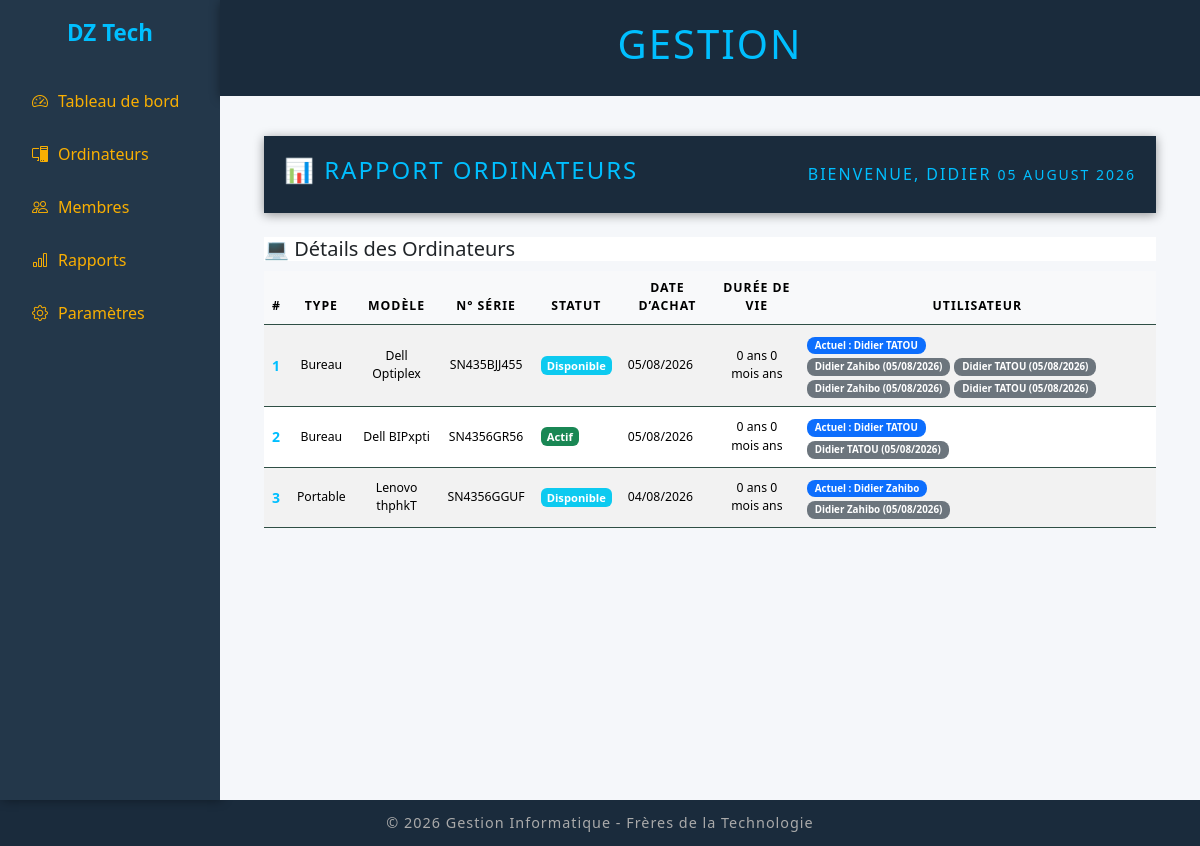
/rapport/, run on the app's committed database.
### ordi/models.py (models this page shows, shortened)
class Ordinateur(models.Model):
    TYPE_CHOICES = [
        ("Bureau", "Bureau"),
        ("Portable", "Portable"),
    ]
    type = models.CharField(max_length=20, choices=TYPE_CHOICES)
    modele = models.CharField(max_length=100)
    designation = models.CharField(max_length=100)
    numero = models.CharField(max_length=100, unique=True)
    utilisateur = models.ForeignKey(Employe, on_delete=models.SET_NULL, null=True, blank=True)
    statut = models.CharField(max_length=50, choices=[
        ("Actif", "Actif"),
        ("Disponible", "Disponible"),
        ("En maintenance", "En maintenance"),
        ("Hord service", "Hord service"),
    ])
    date_achat = models.DateField(null=True, blank=True)
    garantie = models.CharField(max_length=50, null=True, blank=True)
    @property
    def duree_vie(self):
        if self.date_achat:
            delta = date.today() - self.date_achat
            annees = delta.days // 365
            mois = (delta.days % 365) // 30
            return f"{annees} ans {mois} mois"
        return "-"

class Employe(models.Model):
    prenom = models.CharField(max_length=100)
    nom = models.CharField(max_length=100)
    email = models.EmailField(unique=True)
    poste = models.CharField(max_length=100)
    statut = models.CharField(max_length=50, default="Actif")
    date_embauche = models.DateField(default=date.today)

class Affectation(models.Model):
    ordinateur = models.ForeignKey("Ordinateur", on_delete=models.CASCADE, related_name="affectations")
    employe = models.ForeignKey("Employe", on_delete=models.CASCADE)
    prenom_snapshot = models.CharField(max_length=100)
    nom_snapshot = models.CharField(max_length=100)
    date_affectation = models.DateField(auto_now_add=True)

### ordi/views.py (the view)
# urls.py: path("rapport/", views.rapport, name="rapport"),  # ✅ Rapport des ordinateurs
def rapport(request):
    pcs = Ordinateur.objects.prefetch_related("affectations__employe").all()
    return render(request, "rapport.html", {"pcs": pcs})

### gesionordi/templates/rapport.html (shortened to what this page needs)
{% extends "base.html" %}
{% block content %}
<main class="flex-grow-1 px-4 main-content">
  <header class="topbar d-flex justify-content-between align-items-center mb-4">
    <h1 class="h4">📊 Rapport Ordinateurs</h1>
    <div class="user-info">
      <span>Bienvenue, Didier</span>
      <span class="date small">{% now "d F Y" %}</span>
    </div>
  </header>
    <div class="card-header bg-white text-dark d-flex justify-content-between align-items-center small">
      <h5 class="mb-0">💻 Détails des Ordinateurs</h5>
    </div>
      <table class="table table-hover table-striped align-middle">
        <thead class="table-light small">
            <tr class="small">
            <th>#</th>
            <th style="text-align: center">Type</th>
            <th style="text-align: center">Modèle</th>
            <th style="text-align: center">N° Série</th>
            <th style="text-align: center">Statut</th>
            <th style="text-align: center">Date d’achat</th>
            <th style="text-align: center">Durée de vie</th>
            <th style="text-align: center">Utilisateur</th>
            </tr>
        </thead>
        <tbody>
            {% for pc in pcs %}
            <tr class="small">
              <td>{{ forloop.counter }}</td>
              <td  style="text-align: center"class="small">{{ pc.type }}</td>
              <td style="text-align: center"class="small">{{ pc.modele }}</td>
              <td style="text-align: center"class="small">{{ pc.numero }}</td>
              <td class="small">
                  {% if pc.statut == "Actif" %}
                      <span class="badge bg-success small">Actif</span>
                  {% elif pc.statut == "Disponible" %}
                      <span class="badge bg-info small">Disponible</span>
                  {% elif pc.statut == "En maintenance" %}
                      <span class="badge bg-danger small">En maintenance</span>
                  {% else %}
                      <span class="badge bg-secondary small">{{ pc.statut }}</span>
                  {% endif %}
              </td>
              <td class="small">{{ pc.date_achat|date:"d/m/Y" }}</td>
              <td style="text-align: center "class="small">{{ pc.duree_vie }} ans</td>
            <td>
                {% if pc.utilisateur %}
                  <span class="badge bg-primary">
                    Actuel : {{ pc.utilisateur.prenom }} {{ pc.utilisateur.nom }}
                  </span>
                {% endif %}
                {% if pc.affectations.all %}
                  <div class="mt-1 d-flex flex-wrap gap-1">
                  {% for aff in pc.affectations.all %}
                    <span class="badge bg-secondary">
                      {{ aff.prenom_snapshot }} {{ aff.nom_snapshot }}
                      ({{ aff.date_affectation|date:"d/m/Y" }})
                    </span>
                  {% endfor %}
                  </div>
                {% else %}
                  {% if not pc.utilisateur %}
                    <span class="badge bg-light text-dark">Non affecté</span>
                  {% endif %}
                {% endif %}
              </td>
            </tr>
            {% empty %}
            <tr>
            <td colspan="9" class="text-center text-muted">Aucun ordinateur enregistré</td>
            </tr>
            {% endfor %}
        </tbody>
       </table>
    </div>
  </div>
{% endblock %}

### static/style.css (style rules this page uses)
body { background: linear-gradient(135deg, #0f1e2e, #1a2b3c); color: #fff; height: 100vh; font-family: "Segoe UI", sans-serif; margin: 0; padding: 0; }
header { background: #1a2b3c; padding: 20px; text-align: center; font-size: 14; color: #00bfff; letter-spacing: 2px; text-transform: uppercase; box-shadow: 0 2px 10px rgba(0,0,0,0.4); }
main { flex: 1; padding: 20px; background: #f5f7fa; color: #000; }
table { width: 100%; color: #fff; border-collapse: collapse; margin-top: 10px; }
th, td { padding: 10px; text-align: left; border-bottom: 1px solid #2f3e4f; }
table { width: 100%; border-collapse: collapse; background: #1a2b3c; }
thead { background: #23374a; color: #00bfff; text-transform: uppercase; letter-spacing: 1px; }
th, td { padding: 12px 15px; text-align: left; color: #fff; border-bottom: 1px solid #2f4f45; transition: all 0.3s ease; }
tbody tr { transition: transform 0.2s ease, background 0.3s ease; }
tbody td:first-child { font-weight: bold; color: #00bfff; }
.badge { font-size: 0.7em; padding: 4px 8px; border-radius: 8px; }
.badge.small { font-size: 0.7rem; padding: 4px 6px; border-radius: 6px; }

### data on the page
Ordinateur: type "Bureau", modele "Dell Optiplex", numero "SN435BJJ455", statut "Disponible", date_achat "05/08/2026", duree_vie "0 ans 0 mois", utilisateur.prenom "Didier", utilisateur.nom "TATOU"
Affectation: prenom_snapshot "Didier", nom_snapshot "Zahibo", date_affectation "05/08/2026"
Affectation: prenom_snapshot "Didier", nom_snapshot "TATOU", date_affectation "05/08/2026"
Affectation: prenom_snapshot "Didier", nom_snapshot "Zahibo", date_affectation "05/08/2026"
Affectation: prenom_snapshot "Didier", nom_snapshot "TATOU", date_affectation "05/08/2026"
Ordinateur: type "Bureau", modele "Dell BIPxpti", numero "SN4356GR56", statut "Actif", date_achat "05/08/2026", duree_vie "0 ans 0 mois", utilisateur.prenom "Didier", utilisateur.nom "TATOU"
Affectation: prenom_snapshot "Didier", nom_snapshot "TATOU", date_affectation "05/08/2026"
Ordinateur: type "Portable", modele "Lenovo thphkT", numero "SN4356GGUF", statut "Disponible", date_achat "04/08/2026", duree_vie "0 ans 0 mois", utilisateur.prenom "Didier", utilisateur.nom "Zahibo"
Affectation: prenom_snapshot "Didier", nom_snapshot "Zahibo", date_affectation "05/08/2026"
